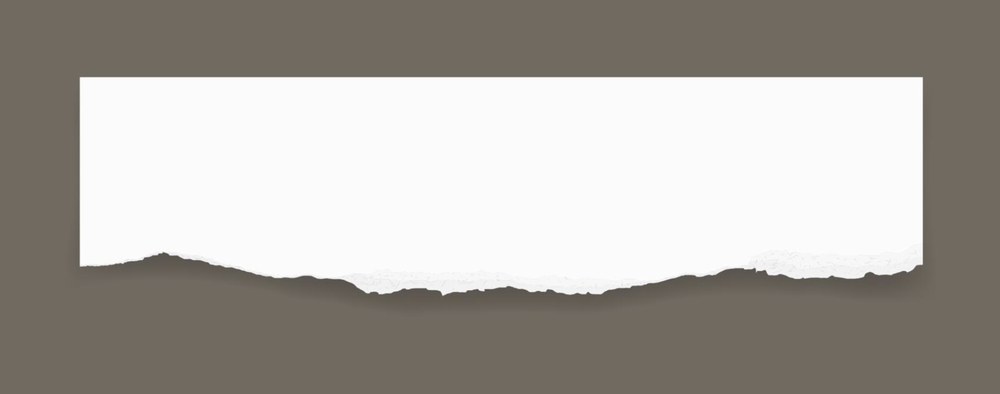
#> input picture border.png, 1000 x 394 px, shrunk from 1794 x 706 before the run
$ python remove_brown_background.py
#> lines starting #> are read from the running program, lines starting #| are printed output that depends on the picture
from PIL import Image

def remove_brown_background(image_path, output_path):
    # Load the image
#> called with image_path = 'border.png', output_path = 'transparent_border.png'
    image = Image.open(image_path)
#> image is the input picture: PIL image 1000x394 RGBA; mean R, G, B, A 171.5, 167.6, 162.5, 255

    # Convert the image to RGBA (if it's not already in that mode)
    image = image.convert("RGBA")

    # Get the data of the image
    data = image.getdata()

    # Create a new list to store the processed image data
    new_data = []

    # Define the RGB value for the brown area we want to remove
    brown_min = (0, 0, 0)
    brown_max = (150, 130, 150)

    # Process each pixel
    for item in data:
        # Change all brown (also shades of brown) to transparent
        # Compare the RGB values (ignoring alpha channel)
        if brown_min[0] <= item[0] <= brown_max[0] and brown_min[1] <= item[1] <= brown_max[1] and brown_min[2] <= item[2] <= brown_max[2]:
            # Change the pixel to be transparent
            new_data.append((255, 255, 255, 0))
        else:
            # Keep the pixel as is
            new_data.append(item)
#> after the loop, new_data = 394000 items

    # Update image data
    image.putdata(new_data)
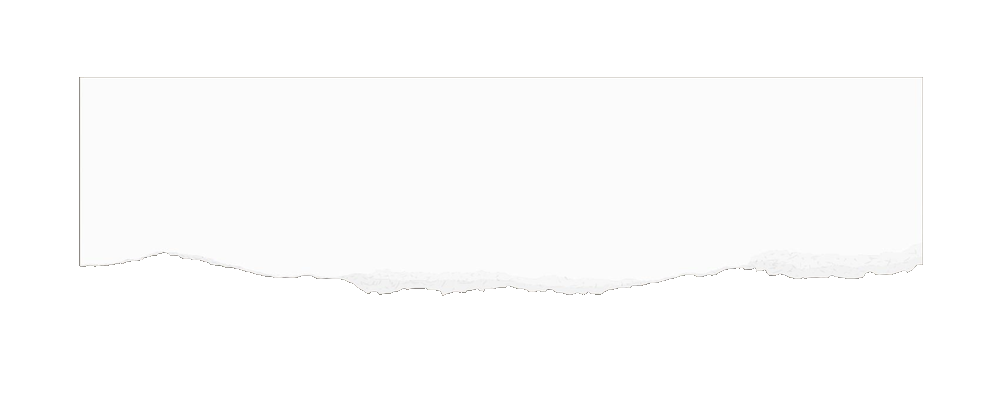
#> image: PIL image 1000x394 RGBA; mean R, G, B, A 252.8, 252.8, 252.8, 110; transparent parts drawn white

    # Save the processed image
    image.save(output_path, "PNG")

# Specify the paths
image_path = 'border.png'  # Update this with the path to your image
output_path = 'transparent_border.png'

# Remove the brown background
remove_brown_background(image_path, output_path)

print(f"Processed image saved as {output_path}")
